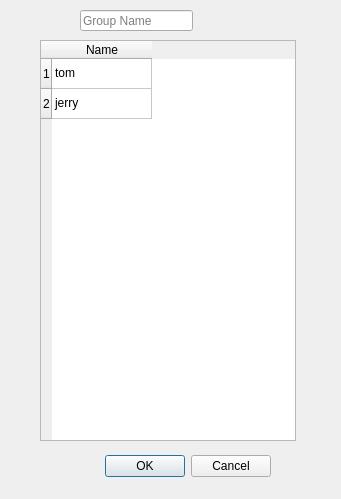
<?xml version="1.0" encoding="UTF-8"?>
<ui version="4.0">
 <class>Dialog</class>
 <widget class="QDialog" name="Dialog">
  <property name="geometry">
   <rect>
    <x>0</x>
    <y>0</y>
    <width>341</width>
    <height>499</height>
   </rect>
  </property>
  <property name="windowTitle">
   <string>Dialog</string>
  </property>
  <widget class="QDialogButtonBox" name="buttonBox">
   <property name="geometry">
    <rect>
     <x>80</x>
     <y>450</y>
     <width>191</width>
     <height>32</height>
    </rect>
   </property>
   <property name="orientation">
    <enum>Qt::Horizontal</enum>
   </property>
   <property name="standardButtons">
    <set>QDialogButtonBox::Cancel|QDialogButtonBox::Ok</set>
   </property>
  </widget>
  <widget class="QLineEdit" name="lineEdit">
   <property name="geometry">
    <rect>
     <x>80</x>
     <y>10</y>
     <width>113</width>
     <height>21</height>
    </rect>
   </property>
   <property name="placeholderText">
    <string>Group Name</string>
   </property>
  </widget>
  <widget class="QTableWidget" name="tableWidget">
   <property name="geometry">
    <rect>
     <x>40</x>
     <y>40</y>
     <width>256</width>
     <height>401</height>
    </rect>
   </property>
   <row>
    <property name="text">
     <string>1</string>
    </property>
   </row>
   <row>
    <property name="text">
     <string>2</string>
    </property>
   </row>
   <column>
    <property name="text">
     <string>Name</string>
    </property>
   </column>
   <item row="0" column="0">
    <property name="text">
     <string>tom</string>
    </property>
    <property name="checkState">
     <enum>Unchecked</enum>
    </property>
    <property name="flags">
     <set>ItemIsSelectable|ItemIsUserCheckable|ItemIsEnabled</set>
    </property>
   </item>
   <item row="1" column="0">
    <property name="text">
     <string>jerry</string>
    </property>
    <property name="checkState">
     <enum>Unchecked</enum>
    </property>
   </item>
  </widget>
 </widget>
 <resources/>
 <connections>
  <connection>
   <sender>buttonBox</sender>
   <signal>accepted()</signal>
   <receiver>Dialog</receiver>
   <slot>accept()</slot>
   <hints>
    <hint type="sourcelabel">
     <x>248</x>
     <y>254</y>
    </hint>
    <hint type="destinationlabel">
     <x>157</x>
     <y>274</y>
    </hint>
   </hints>
  </connection>
  <connection>
   <sender>buttonBox</sender>
   <signal>rejected()</signal>
   <receiver>Dialog</receiver>
   <slot>reject()</slot>
   <hints>
    <hint type="sourcelabel">
     <x>316</x>
     <y>260</y>
    </hint>
    <hint type="destinationlabel">
     <x>286</x>
     <y>274</y>
    </hint>
   </hints>
  </connection>
 </connections>
</ui>
